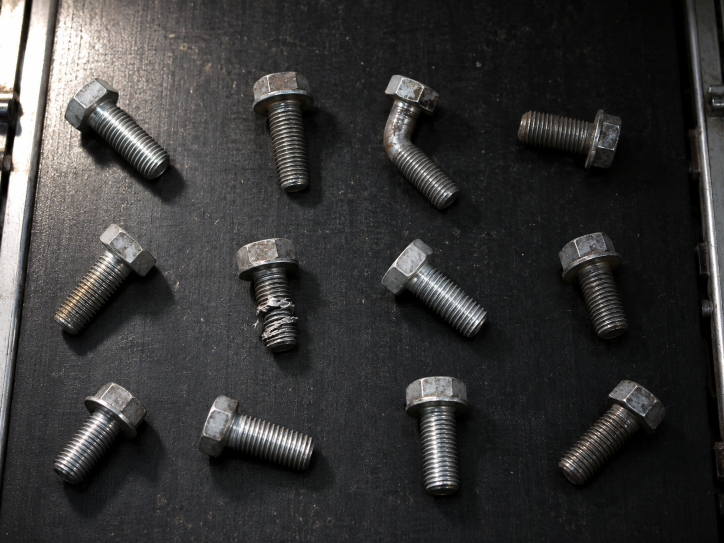
#> input picture data/photos/bolts-conveyor.png, 1448 x 1086 px (shown at 1/2 size)
$ python contours.py
#> lines starting #> are read from the running program, lines starting #| are printed output that depends on the picture; after the words box and inside, x2 and y2 are one past the last pixel; in counts of white or black regions, pixels touching at a corner belong together
"""P08｜輪廓與量測：findContours、面積過濾、minAreaRect 長寬比、中心線偏移找彎曲螺栓。"""
from pathlib import Path

import cv2
import numpy as np
import pandas as pd

from common import PHOTOS

OUT = Path("/tmp/ntunhs/P08")
OUT.mkdir(parents=True, exist_ok=True)

img = cv2.imread(str(PHOTOS / "bolts-conveyor.png"))
#> img is the input picture: shape (1086, 1448, 3); mean B, G, R 54, 54.6, 55.1
gray = cv2.GaussianBlur(cv2.cvtColor(img, cv2.COLOR_BGR2GRAY), (5, 5), 0)
belt = np.zeros_like(gray)
cv2.fillPoly(belt, [np.array([[135, 0], [1365, 0], [1390, 1086], [45, 1086]])], 255)
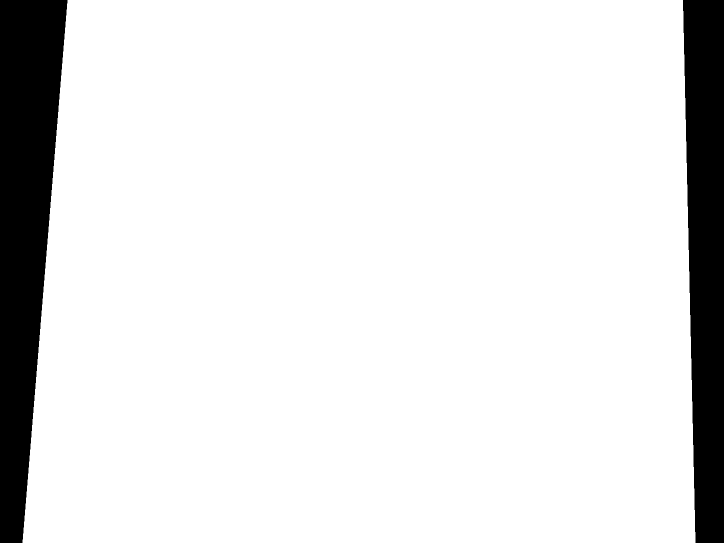
#> belt: shape (1086, 1448) (shown at 1/2 size); 89% white; 2 black regions, box (x1, y1, x2, y2) and area: (0, 0, 135, 1086) 97740, (1366, 0, 1448, 1086) 75477


def segment(g):
    """P07 的流程：adaptive 401 / C=-30 → 輸送帶遮罩 → 開 5 → 閉 41。"""
    bw = cv2.adaptiveThreshold(g, 255, cv2.ADAPTIVE_THRESH_MEAN_C, cv2.THRESH_BINARY, 401, -30)
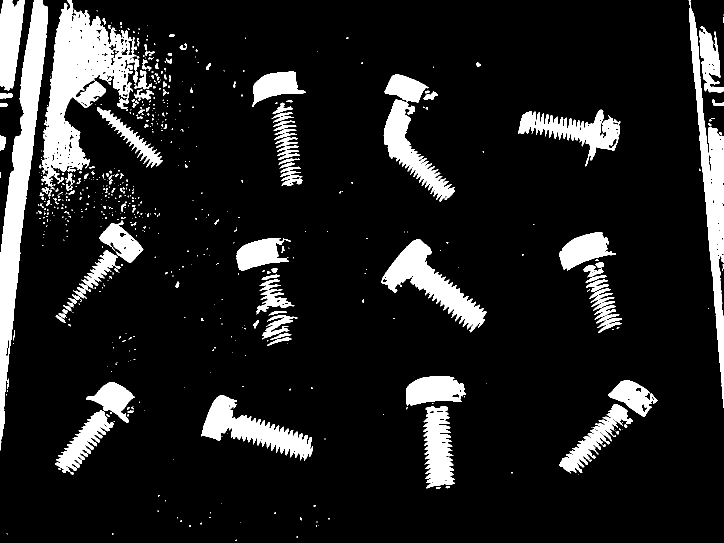
#> bw: shape (1086, 1448) (shown at 1/2 size); 12.3% white; 645 white regions (480 under 20 px), largest, box (x1, y1, x2, y2) and area: (82, 0, 270, 374) 29730, (0, 0, 96, 901) 25934, (1377, 0, 1448, 816) 15695
    bw = cv2.bitwise_and(bw, belt)
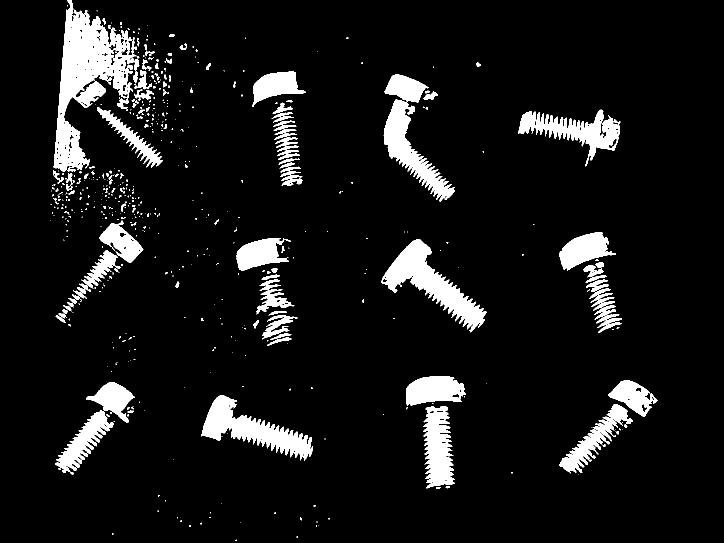
#> bw: shape (1086, 1448) (shown at 1/2 size); 8.5% white; 580 white regions (437 under 20 px), largest, box (x1, y1, x2, y2) and area: (107, 0, 270, 344) 23164, (763, 478, 973, 665) 11919, (402, 790, 626, 922) 10524
    k5 = cv2.getStructuringElement(cv2.MORPH_ELLIPSE, (5, 5))
    k41 = cv2.getStructuringElement(cv2.MORPH_ELLIPSE, (41, 41))
    return cv2.morphologyEx(cv2.morphologyEx(bw, cv2.MORPH_OPEN, k5), cv2.MORPH_CLOSE, k41)
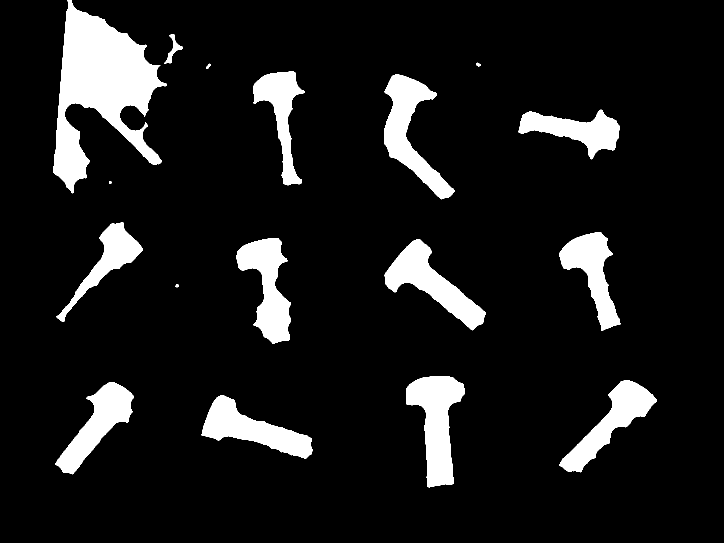
#> returned value: shape (1086, 1448) (shown at 1/2 size); 10.2% white; 17 white regions


mask = segment(gray)

print("== 1. findContours：把每塊白色的邊界描出來 ==")
contours, _ = cv2.findContours(mask, cv2.RETR_EXTERNAL, cv2.CHAIN_APPROX_SIMPLE)
#> contours = 17 contours, 1 with area under 20; largest, box (x1, y1, x2, y2) and area: (107, 0, 333, 387) 39535, (812, 752, 930, 975) 13498, (768, 149, 909, 399) 12529, (769, 478, 972, 661) 12216, (473, 476, 582, 688) 11494
all_list, _ = cv2.findContours(mask, cv2.RETR_LIST, cv2.CHAIN_APPROX_SIMPLE)
#> all_list has the same summary as contours
print(f"RETR_EXTERNAL（只要最外圈）：{len(contours)} 個輪廓")
#| RETR_EXTERNAL（只要最外圈）：17 個輪廓
print(f"RETR_LIST（連洞的邊也要）  ：{len(all_list)} 個輪廓（閉運算已經把洞補起來，所以一樣多）")
#| RETR_LIST（連洞的邊也要）  ：17 個輪廓（閉運算已經把洞補起來，所以一樣多）
c0 = max(contours, key=cv2.contourArea)
#> c0 = contour of 532 points, box (x1, y1, x2, y2) (107, 0, 333, 387), area 39535
print(f"一個輪廓就是一串點：shape {c0.shape}，前 3 點 {c0[:3, 0].tolist()}")
#| 一個輪廓就是一串點：shape (532, 1, 2)，前 3 點 [[135, 0], [135, 2], [136, 3]]

print("\n== 2. 面積過濾：太小的不是螺栓 ==")
areas = np.array(sorted((cv2.contourArea(c) for c in contours), reverse=True))
#> areas = 17 values, max 39535 at index 0, min 14 at index 16, mean 9248.2
print("面積由大到小：", [int(a) for a in areas])
#| 面積由大到小： [39535, 13497, 12529, 12216, 11493, 11307, 10758, 10566, 9817, 8823, 8522, 7532, 511, 41, 34, 21, 14]
bolts = [c for c in contours if cv2.contourArea(c) > 2000]
#> bolts = 12 contours; largest, box (x1, y1, x2, y2) and area: (107, 0, 333, 387) 39535, (812, 752, 930, 975) 13498, (768, 149, 909, 399) 12529, (769, 478, 972, 661) 12216, (473, 476, 582, 688) 11494
print(f"面積 > 2000 的輪廓：{len(bolts)} 個 ← 這就是「數到的螺栓數」")
#| 面積 > 2000 的輪廓：12 個 ← 這就是「數到的螺栓數」


def order(c):                                     # 由上到下分 3 列、每列由左到右，方便對照照片
    x, y, w, h = cv2.boundingRect(c)
#> x = 403; y = 790; w = 222; h = 128
    return (y + h // 2) // 300, x + w // 2


bolts.sort(key=order)

print("\n== 3. minAreaRect：可以旋轉的最小外框 ==")


def centerline_dev(c, rect):
    """沿外框長軸切 10 段，每段算白色像素的中心；扣掉直線後，中間 6 段的最大偏移（像素）。"""
    box = cv2.boxPoints(rect)
    e1, e2 = box[1] - box[0], box[2] - box[1]
    long = e1 if np.linalg.norm(e1) >= np.linalg.norm(e2) else e2
    u = long / np.linalg.norm(long)               # 長軸方向
    v = np.array([-u[1], u[0]])                   # 垂直方向
    m = np.zeros_like(gray)
    cv2.drawContours(m, [c], -1, 255, -1)
    ys, xs = np.nonzero(m)
    p = np.stack([xs, ys], 1) - np.array(rect[0])
    t, d = p @ u, p @ v
    edges = np.linspace(t.min(), t.max(), 11)
    tc = (edges[:-1] + edges[1:]) / 2
    cen = np.array([d[(t >= edges[i]) & (t <= edges[i + 1])].mean() for i in range(10)])
    mid = slice(2, 8)                             # 頭和尾形狀本來就不對稱，只看中間 6 段
    line = np.polyfit(tc[mid], cen[mid], 1)
    return float(np.abs(cen[mid] - np.polyval(line, tc[mid])).max())


rows = []
for i, c in enumerate(bolts, 1):
    rect = cv2.minAreaRect(c)
    (cx, cy), (w, h), _ = rect
    long, short = max(w, h), min(w, h)
    area = cv2.contourArea(c)
    rows.append({"編號": i, "中心": f"({cx:.0f},{cy:.0f})", "面積": int(area), "長": round(long), "寬": round(short),
                 "長寬比": round(long / short, 2), "填滿率": round(area / (w * h), 2),
                 "中心線偏移": round(centerline_dev(c, rect), 1)})
#> this loop made 12 passes
#> (rect, cx, cy, w, h, short, area, e1 in centerline_dev) on passes 1 to 4: (((225.6, 199.7), (384.5, 214.5), -85.28), 225.6, 199.7, 384.5, 214.5, 214.5, 39535, [-213.8, -17.67]), (((560.6, 257.2), (102.9, 226.8), -2.39), 560.6, 257.2, 102.9, 226.8, 102.9, 8522.5, [-9.44, -226.6]), (((827.6, 275.1), (120.8, 261.6), -10.28), 827.6, 275.1, 120.8, 261.6, 120.8, 12529, [-46.68, -257.4]), (((1142.1, 250), (99.5, 196.2), -69.89), 1142.1, 250, 99.5, 196.2, 99.5, 8823.5, [-184.2, -67.45])
#> after the loop, rows = 12 items
df = pd.DataFrame(rows)
#> df = table of 12 rows and 8 columns
print(df.drop(columns=["中心線偏移"]).to_string(index=False))
#|  編號         中心    面積   長   寬  長寬比  填滿率
#|   1  (226,200) 39535 385 215 1.79 0.48
#|   2  (561,257)  8522 227 103 2.20 0.37
#|   3  (828,275) 12529 262 121 2.17 0.40
#|   4 (1142,250)  8823 196  99 1.97 0.45
#|   5  (184,544)  7532 228  83 2.75 0.40
#> (further printed lines are left out)

print("\n== 4. 只用長寬比，挑得出彎的那支嗎？ ==")
print(df.sort_values("長寬比")[["編號", "中心", "長寬比"]].to_string(index=False))
#|  編號         中心  長寬比
#|   1  (226,200) 1.79
#|   8 (1191,564) 1.86
#|  11  (878,861) 1.86
#|   7  (876,584) 1.88
#|   4 (1142,250) 1.97
#> (further printed lines are left out)
print("彎曲螺栓是第 3 支 (828,275)，長寬比排在中間：彎了之後外框變寬、長寬比反而接近正常")

print("\n== 5. 面積：一支螺栓該多大？ ==")
med = df["面積"].median()
#> med = 11032.5
df["面積/中位數"] = (df["面積"] / med).round(2)
print(f"面積中位數 {med:.0f}")
#| 面積中位數 11032
print(df[["編號", "中心", "面積", "面積/中位數"]].to_string(index=False))
#|  編號         中心    面積  面積/中位數
#|   1  (226,200) 39535    3.58
#|   2  (561,257)  8522    0.77
#|   3  (828,275) 12529    1.14
#|   4 (1142,250)  8823    0.80
#|   5  (184,544)  7532    0.68
#> (further printed lines are left out)
odd = df[(df["面積/中位數"] > 2) | (df["面積/中位數"] < 0.5)]
#> odd = table of 1 rows and 9 columns
print("面積異常（> 2 倍或 < 0.5 倍中位數）：", odd["編號"].tolist(), "← 第 1 支是螺栓＋左上角反光黏在一起")
#| 面積異常（> 2 倍或 < 0.5 倍中位數）： [1] ← 第 1 支是螺栓＋左上角反光黏在一起

print("\n== 6. 中心線偏移：直的螺栓中心線是一直線 ==")
print(df[["編號", "中心", "長寬比", "中心線偏移"]].to_string(index=False))
#|  編號         中心  長寬比  中心線偏移
#|   1  (226,200) 1.79    8.0
#|   2  (561,257) 2.20    4.8
#|   3  (828,275) 2.17   21.4
#|   4 (1142,250) 1.97    2.0
#|   5  (184,544) 2.75    2.9
#> (further printed lines are left out)
bent = df[df["中心線偏移"] > 15]
#> bent = table of 1 rows and 9 columns
print("中心線偏移 > 15 像素：", bent["編號"].tolist())
#| 中心線偏移 > 15 像素： [3]

print("\n== 7. 報告 ==")
ok = df[(df["面積/中位數"] <= 2) & (df["面積/中位數"] >= 0.5)]
#> ok = table of 11 rows and 9 columns
print(f"輪廓數 {len(df)}；面積正常 {len(ok)} 個；面積異常 {len(odd)} 個（需人工看）")
#| 輪廓數 12；面積正常 11 個；面積異常 1 個（需人工看）
print(f"疑似彎曲：{len(bent)} 支，位置 {bent['中心'].tolist()}")
#| 疑似彎曲：1 支，位置 ['(828,275)']
vis = img.copy()
for (_, r), c in zip(df.iterrows(), bolts):
    color = (0, 0, 255) if r["中心線偏移"] > 15 else (0, 200, 255) if r["編號"] in odd["編號"].tolist() else (0, 255, 0)
    cv2.drawContours(vis, [np.int32(cv2.boxPoints(cv2.minAreaRect(c)))], -1, color, 4)
    cx, cy = cv2.minAreaRect(c)[0]
    cv2.putText(vis, str(r["編號"]), (int(cx) - 15, int(cy) + 15), cv2.FONT_HERSHEY_SIMPLEX, 1.5, color, 4)
#> this loop made 12 passes
#> (color, cx, cy) on passes 1 to 8: ((0, 200, 255), 225.6, 199.7), ((0, 255, 0), 560.6, 257.2), ((0, 0, 255), 827.6, 275.1), ((0, 255, 0), 1142.1, 250), ((0, 255, 0), 183.8, 543.8), ((0, 255, 0), 539.8, 582.2), ((0, 255, 0), 876.3, 584), ((0, 255, 0), 1191.1, 563.6)
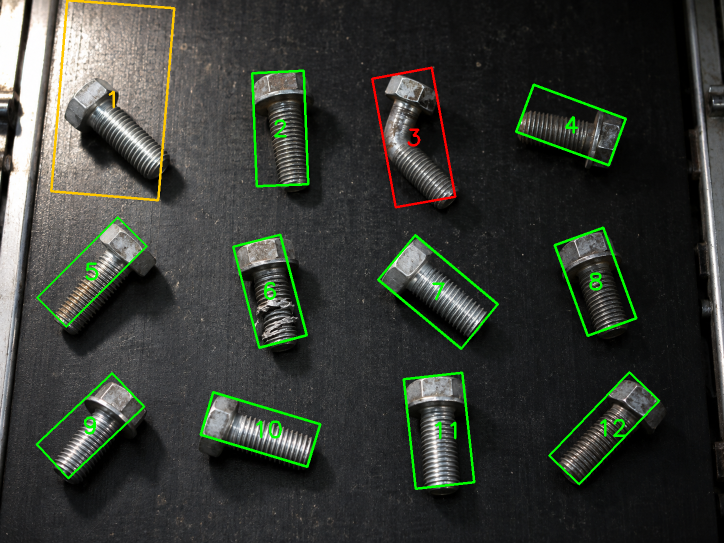
#> vis: shape (1086, 1448, 3) (shown at 1/2 size); 2.82% of pixels changed, all inside (x1, y1, x2, y2) = (71, 0, 1321, 980)
cv2.imwrite(str(OUT / "report.png"), vis)
print(f"標註圖：{OUT / 'report.png'}（紅＝疑似彎曲、橘＝面積異常、綠＝正常）")

$ run again, with data/photos/care-corridor-fall.png copied over data/photos/bolts-conveyor.png
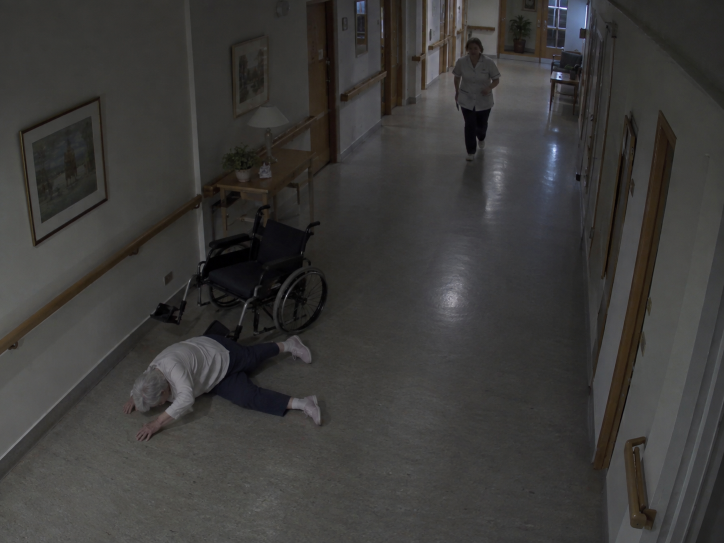
#> input picture data/photos/care-corridor-fall.png, 1448 x 1086 px (shown at 1/2 size)
#> img is the input picture: shape (1086, 1448, 3); mean B, G, R 57.3, 58.7, 59.7
#> belt: shape (1086, 1448); 89% white; 2 black regions, box (x1, y1, x2, y2) and area: (0, 0, 135, 1086) 97740, (1366, 0, 1448, 1086) 75477
#> in segment, `bw = cv2.adaptiveThreshold(g, 255, cv2.ADAPTIVE_THRESH_MEAN_C, cv2.THR..`:
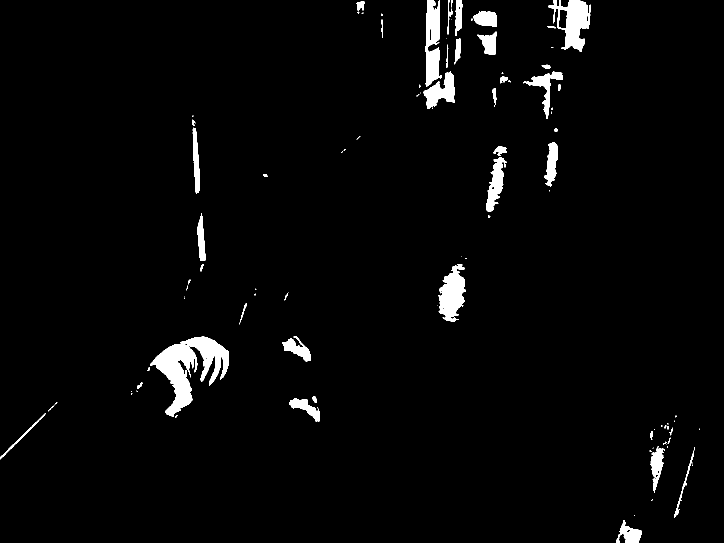
#> bw: shape (1086, 1448) (shown at 1/2 size); 2.8% white; 101 white regions (52 under 20 px), largest, box (x1, y1, x2, y2) and area: (300, 673, 458, 834) 10143, (1096, 0, 1181, 104) 4311, (877, 528, 932, 644) 3908
#> contours = 22 contours, 1 with area under 20; largest, box (x1, y1, x2, y2) and area: (847, 0, 994, 218) 16452, (300, 673, 458, 833) 12540, (1097, 0, 1179, 104) 4607, (878, 531, 931, 644) 4179, (1053, 129, 1126, 232) 2747
#> all_list has the same summary as contours
#| RETR_EXTERNAL（只要最外圈）：22 個輪廓
#| RETR_LIST（連洞的邊也要）  ：22 個輪廓（閉運算已經把洞補起來，所以一樣多）
#> c0 = contour of 228 points, box (x1, y1, x2, y2) (847, 0, 994, 218), area 16452
#| 一個輪廓就是一串點：shape (228, 1, 2)，前 3 點 [[854, 0], [854, 25], [853, 26]]
#> areas = 22 values, max 16451.5 at index 0, min 17.5 at index 21, mean 2373.2
#| 面積由大到小： [16451, 12539, 4607, 4179, 2747, 2675, 1458, 1423, 1318, 1219, 1134, 1017, 843, 217, 105, 96, 50, 38, 25, 25, 22, 17]
#> bolts = 6 contours; box (x1, y1, x2, y2) and area: (847, 0, 994, 218) 16452, (300, 673, 458, 833) 12540, (1097, 0, 1179, 104) 4607, (878, 531, 931, 644) 4179, (1053, 129, 1126, 232) 2747, (972, 293, 1013, 424) 2676
#| 面積 > 2000 的輪廓：6 個 ← 這就是「數到的螺栓數」
#> in order, `x, y, w, h = cv2.boundingRect(c)`: x = 300; y = 673; w = 158; h = 160
#> the loop `for i, c in enumerate(bolts, 1):` made 6 passes
#> (rect, cx, cy, w, h, short, area, e1 in centerline_dev) on passes 1, 2, 5, 6: (((920.3, 109.7), (219.4, 140.8), -87.81), 920.3, 109.7, 219.4, 140.8, 140.8, 16451.5, [-140.7, -5.38]), (((1084.5, 175.4), (92.96, 66.7), -65.22), 1084.5, 175.4, 92.96, 66.7, 66.7, 2747, [-60.56, -27.95]), (((993.3, 358.5), (132.6, 27), -80.79), 993.3, 358.5, 132.6, 27, 27, 2675.5, [-26.65, -4.32]), (((373.1, 737.8), (174.7, 115.2), -38.05), 373.1, 737.8, 174.7, 115.2, 115.2, 12539.5, [-71.03, -90.76])
#> after the loop `for i, c in enumerate(bolts, 1):`: rows = 6 items
#> df = table of 6 rows and 8 columns
#|  編號         中心    面積   長   寬  長寬比  填滿率
#|   1  (920,110) 16451 219 141 1.56 0.53
#|   2 (1084,175)  2747  93  67 1.39 0.44
#|   3  (1138,52)  4607 103  81 1.27 0.55
#|   4  (904,586)  4179 112  51 2.19 0.73
#|   5  (993,358)  2675 133  27 4.91 0.75
#> (further printed lines are left out)
#|  編號         中心  長寬比
#|   3  (1138,52) 1.27
#|   2 (1084,175) 1.39
#|   6  (373,738) 1.52
#|   1  (920,110) 1.56
#|   4  (904,586) 2.19
#> (further printed lines are left out)
#> med = 4393
#| 面積中位數 4393
#|  編號         中心    面積  面積/中位數
#|   1  (920,110) 16451    3.74
#|   2 (1084,175)  2747    0.63
#|   3  (1138,52)  4607    1.05
#|   4  (904,586)  4179    0.95
#|   5  (993,358)  2675    0.61
#> (further printed lines are left out)
#> odd = table of 2 rows and 9 columns
#| 面積異常（> 2 倍或 < 0.5 倍中位數）： [1, 6] ← 第 1 支是螺栓＋左上角反光黏在一起
#|  編號         中心  長寬比  中心線偏移
#|   1  (920,110) 1.56    9.9
#|   2 (1084,175) 1.39    9.5
#|   3  (1138,52) 1.27    2.8
#|   4  (904,586) 2.19    1.0
#|   5  (993,358) 4.91    1.0
#> (further printed lines are left out)
#> bent = table of 0 rows and 9 columns
#| 中心線偏移 > 15 像素： []
#> ok = table of 4 rows and 9 columns
#| 輪廓數 6；面積正常 4 個；面積異常 2 個（需人工看）
#| 疑似彎曲：0 支，位置 []
#> the loop `for (_, r), c in zip(df.iterrows(), bolts):` made 6 passes
#> (color, cx, cy) on passes 1 to 6: ((0, 200, 255), 920.3, 109.7), ((0, 255, 0), 1084.5, 175.4), ((0, 255, 0), 1137.5, 51.5), ((0, 255, 0), 903.8, 586.5), ((0, 255, 0), 993.3, 358.5), ((0, 200, 255), 373.1, 737.8)
#> after the loop `for (_, r), c in zip(df.iterrows(), bolts):`:
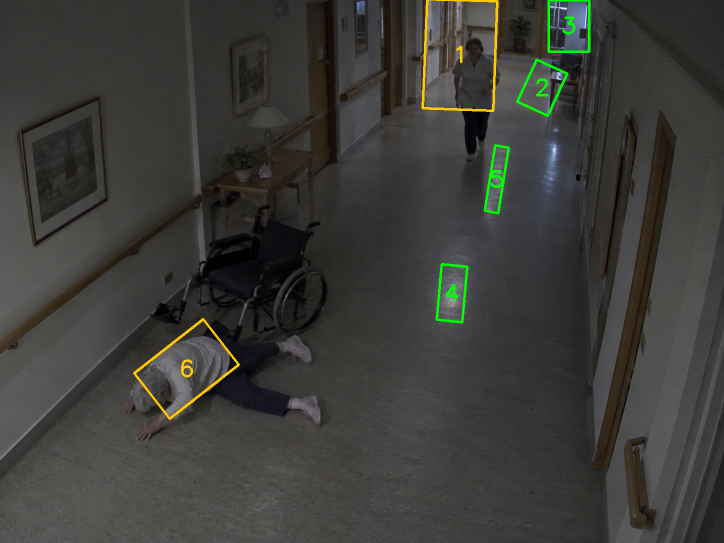
#> vis: shape (1086, 1448, 3) (shown at 1/2 size); 0.94% of pixels changed, all inside (x1, y1, x2, y2) = (266, 0, 1181, 840)
